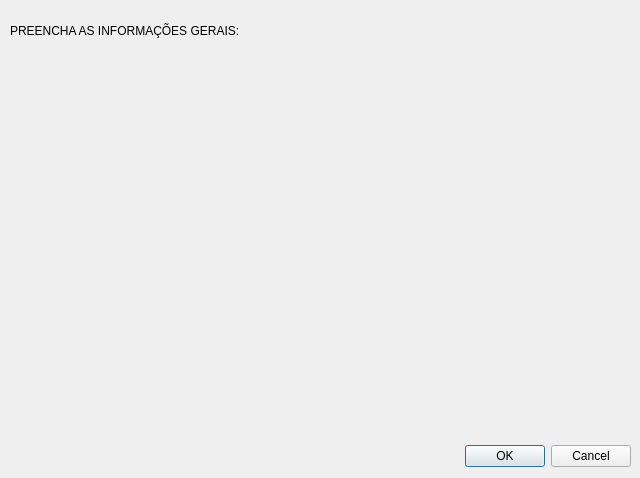
<?xml version="1.0" encoding="UTF-8"?>
<ui version="4.0">
 <class>Dialog</class>
 <widget class="QDialog" name="Dialog">
  <property name="geometry">
   <rect>
    <x>0</x>
    <y>0</y>
    <width>640</width>
    <height>478</height>
   </rect>
  </property>
  <property name="windowTitle">
   <string>Dialog</string>
  </property>
  <widget class="QDialogButtonBox" name="buttonBox">
   <property name="geometry">
    <rect>
     <x>10</x>
     <y>440</y>
     <width>621</width>
     <height>32</height>
    </rect>
   </property>
   <property name="orientation">
    <enum>Qt::Horizontal</enum>
   </property>
   <property name="standardButtons">
    <set>QDialogButtonBox::Cancel|QDialogButtonBox::Ok</set>
   </property>
  </widget>
  <widget class="QWidget" name="verticalLayoutWidget">
   <property name="geometry">
    <rect>
     <x>10</x>
     <y>50</y>
     <width>621</width>
     <height>361</height>
    </rect>
   </property>
   <layout class="QVBoxLayout" name="verticalLayout"/>
  </widget>
  <widget class="QLabel" name="label">
   <property name="geometry">
    <rect>
     <x>10</x>
     <y>20</y>
     <width>619</width>
     <height>21</height>
    </rect>
   </property>
   <property name="text">
    <string>PREENCHA AS INFORMAÇÕES GERAIS:</string>
   </property>
  </widget>
 </widget>
 <resources/>
 <connections>
  <connection>
   <sender>buttonBox</sender>
   <signal>accepted()</signal>
   <receiver>Dialog</receiver>
   <slot>accept()</slot>
   <hints>
    <hint type="sourcelabel">
     <x>248</x>
     <y>254</y>
    </hint>
    <hint type="destinationlabel">
     <x>157</x>
     <y>274</y>
    </hint>
   </hints>
  </connection>
  <connection>
   <sender>buttonBox</sender>
   <signal>rejected()</signal>
   <receiver>Dialog</receiver>
   <slot>reject()</slot>
   <hints>
    <hint type="sourcelabel">
     <x>316</x>
     <y>260</y>
    </hint>
    <hint type="destinationlabel">
     <x>286</x>
     <y>274</y>
    </hint>
   </hints>
  </connection>
 </connections>
</ui>
